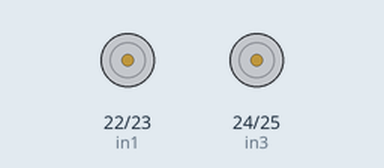
The sketch below on a simulated Arduino Mega 2560, built with avr-gcc and run on an emulated ATmega2560. Parts: motor-driver pin pairs drawn as motors (green arrow = first pin HIGH = forward, orange = second pin HIGH = backward, longer = more drive, scaled by the enable pin).

Above: at 10.7 s.
Timing chart, 0 to 14.6 s (numbered marks = the images above):
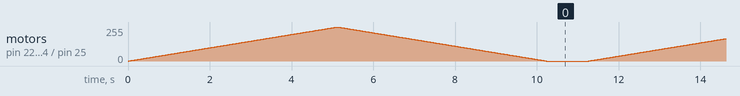

The sketch:

TC-motor-accel-decel.ino
```cpp
int enA = 2;
int in1 = 22;
int in2 = 23;
int in3 = 24;
int in4 = 25;
int enB = 3;

void setup() {
  pinMode(enA, OUTPUT);
  pinMode(enB, OUTPUT);
  pinMode(in1, OUTPUT);
  pinMode(in2, OUTPUT);
  pinMode(in3, OUTPUT);
  pinMode(in4, OUTPUT);
}

void accelDecel() {
  // Turn on motors
  digitalWrite(in1, HIGH);
  digitalWrite(in2, LOW);
  digitalWrite(in3, HIGH);
  digitalWrite(in4, LOW);
  // Accelerate from zero to maximum speed
  for (int i = 0; i < 256; i++) {
    analogWrite(enA, i);
    analogWrite(enB, i);
    delay(20);
  }

  // Decelerate from maximum speed to zero
  for (int i = 255; i >= 0; --i) {
    analogWrite(enA, i);
    analogWrite(enB, i);
    delay(20);
  }

  // Now turn off motors
  digitalWrite(in1, LOW);
  digitalWrite(in2, LOW);
  digitalWrite(in3, LOW);
  digitalWrite(in4, LOW);
}

void loop() {
  accelDecel();
  delay(1000);
}
```
